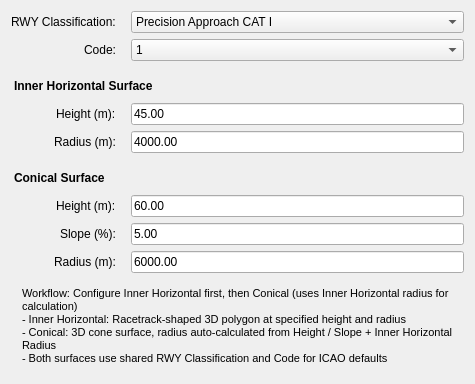
            <widget class="QWidget" name="tab_inner_conical">
       <attribute name="title">
        <string>Inner Horizontal &amp; Conical</string>
       </attribute>
       <layout class="QFormLayout" name="formLayout_inner_conical">
        <property name="fieldGrowthPolicy">
         <enum>QFormLayout::AllNonFixedFieldsGrow</enum>
        </property>
        <property name="labelAlignment">
         <set>Qt::AlignRight|Qt::AlignVCenter</set>
        </property>
        <property name="horizontalSpacing">
         <number>15</number>
        </property>
        <property name="verticalSpacing">
         <number>6</number>
        </property>
        
        <!-- SHARED RWY CLASSIFICATION & CODE - Direct FormLayout -->
        <item row="0" column="0">
         <widget class="QLabel" name="label_rwyClassification_inner_conical">
          <property name="text">
           <string>RWY Classification:</string>
          </property>
         </widget>
        </item>
        <item row="0" column="1">
         <widget class="QComboBox" name="combo_rwyClassification_inner_conical">
          <property name="currentIndex">
           <number>2</number>
          </property>
          <item>
           <property name="text">
            <string>Non-instrument</string>
           </property>
          </item>
          <item>
           <property name="text">
            <string>Non-precision approach</string>
           </property>
          </item>
          <item>
           <property name="text">
            <string>Precision Approach CAT I</string>
           </property>
          </item>
          <item>
           <property name="text">
            <string>Precision Approach CAT II or III</string>
           </property>
          </item>
         </widget>
        </item>
        <item row="1" column="0">
         <widget class="QLabel" name="label_code_inner_conical">
          <property name="text">
           <string>Code:</string>
          </property>
         </widget>
        </item>
        <item row="1" column="1">
         <widget class="QComboBox" name="spin_code_inner_conical">
          <item>
           <property name="text">
            <string>1</string>
           </property>
          </item>
          <item>
           <property name="text">
            <string>2</string>
           </property>
          </item>
          <item>
           <property name="text">
            <string>3</string>
           </property>
          </item>
          <item>
           <property name="text">
            <string>4</string>
           </property>
          </item>
         </widget>
        </item>
        
        <!-- INNER HORIZONTAL SURFACE SECTION HEADER -->
        <item row="2" column="0" colspan="2">
         <widget class="QLabel" name="label_section_inner_horizontal">
          <property name="text">
           <string>Inner Horizontal Surface</string>
          </property>
          <property name="styleSheet">
           <string>QLabel { font-weight: bold; padding-top: 12px; padding-bottom: 4px; }</string>
          </property>
         </widget>
        </item>
        
        <!-- INNER HORIZONTAL SURFACE CONTROLS -->
        <item row="3" column="0">
         <widget class="QLabel" name="label_height_inner">
          <property name="text">
           <string>Height (m):</string>
          </property>
         </widget>
        </item>
        <item row="3" column="1">
         <widget class="QLineEdit" name="spin_height_inner">
          <property name="text">
           <string>45.00</string>
          </property>
          <property name="toolTip">
           <string>Height for 3D polygon surface (PolygonZ)</string>
          </property>
         </widget>
        </item>
        <item row="4" column="0">
         <widget class="QLabel" name="label_L_inner">
          <property name="text">
           <string>Radius (m):</string>
          </property>
         </widget>
        </item>
        <item row="4" column="1">
         <widget class="QLineEdit" name="spin_L_inner">
          <property name="text">
           <string>4000.00</string>
          </property>
         </widget>
        </item>
        
        <!-- CONICAL SURFACE SECTION HEADER -->
        <item row="5" column="0" colspan="2">
         <widget class="QLabel" name="label_section_conical">
          <property name="text">
           <string>Conical Surface</string>
          </property>
          <property name="styleSheet">
           <string>QLabel { font-weight: bold; padding-top: 12px; padding-bottom: 4px; }</string>
          </property>
         </widget>
        </item>
        
        <!-- CONICAL SURFACE CONTROLS -->
        <item row="6" column="0">
         <widget class="QLabel" name="label_height_conical">
          <property name="text">
           <string>Height (m):</string>
          </property>
         </widget>
        </item>
        <item row="6" column="1">
         <widget class="QLineEdit" name="spin_height_conical">
          <property name="text">
           <string>60.00</string>
          </property>
          <property name="toolTip">
                     <string>Height for 3D PolygonZ surface (input). Radius will be auto-calculated from Height / Slope + Inner Horizontal Radius.</string>
          </property>
         </widget>
        </item>
                <item row="7" column="0">
                 <widget class="QLabel" name="label_conical_slope">
                    <property name="text">
                     <string>Slope (%):</string>
                    </property>
                 </widget>
                </item>
        <item row="7" column="1">
         <widget class="QLineEdit" name="spin_conical_slope">
          <property name="text">
           <string>5.00</string>
          </property>
          <property name="toolTip">
           <string>Nominal conical slope in percent (editable per code to future-proof regulations).</string>
          </property>
         </widget>
        </item>
        <item row="8" column="0">
         <widget class="QLabel" name="label_L_conical">
          <property name="text">
           <string>Radius (m):</string>
          </property>
         </widget>
        </item>
        <item row="8" column="1">
         <widget class="QLineEdit" name="spin_L_conical">
          <property name="text">
           <string>6000.00</string>
          </property>
          <property name="toolTip">
           <string>Computed as Height / Slope + Inner Horizontal Radius. Read-only; edit Slope or Height to change.</string>
          </property>
          <property name="readOnly">
           <bool>true</bool>
          </property>
         </widget>
        </item>
        
        <!-- WORKFLOW INFORMATION -->
        <item row="9" column="0" colspan="2">
         <widget class="QLabel" name="label_info_inner_conical">
          <property name="text">
           <string>Workflow: Configure Inner Horizontal first, then Conical (uses Inner Horizontal radius for calculation)
- Inner Horizontal: Racetrack-shaped 3D polygon at specified height and radius
- Conical: 3D cone surface, radius auto-calculated from Height / Slope + Inner Horizontal Radius
- Both surfaces use shared RWY Classification and Code for ICAO defaults</string>
          </property>
          <property name="wordWrap">
           <bool>true</bool>
          </property>
          <property name="styleSheet">
              <string>QLabel { font-size: 11px; border-radius: 4px; padding: 8px; }</string>
          </property>
         </widget>
        </item>
       </layout>
      </widget>
